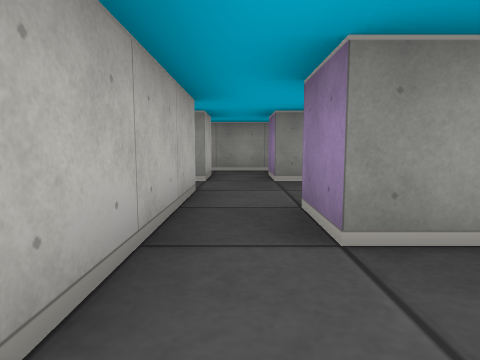
[1] (above)

13 first-person views from a walk through a cub3D ray-caster map. The camera is about half as high as the walls, tilts 6° down and sees 75° across. The floor is counted in squares. Each view is taken from the middle of a square. On the plan, view 1 faces up. The plan holds only what a view shows up to about 9 squares ahead; the rest is blank. The place goes on beyond the plan.

[2]
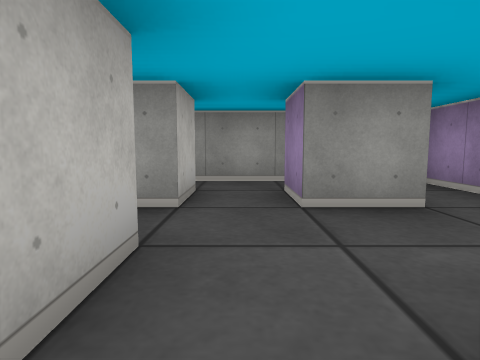

[3]
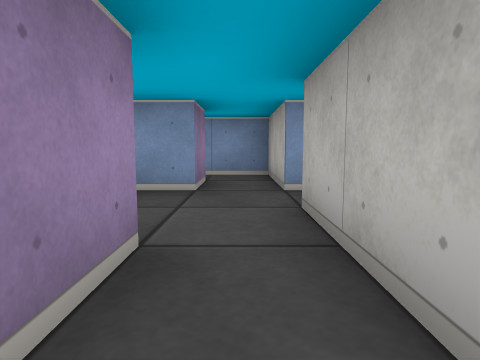

[4]
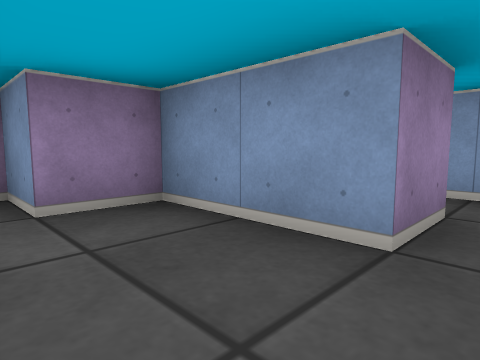

[5]
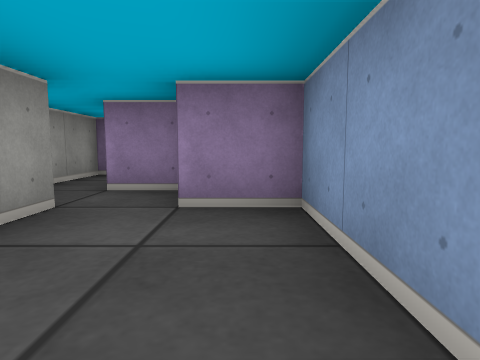

[6]
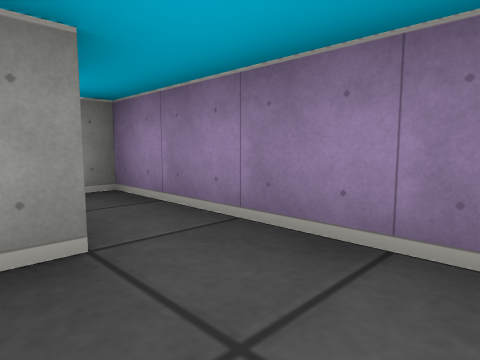

[7]
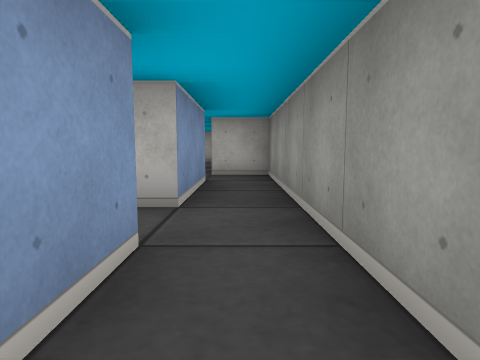

[8]
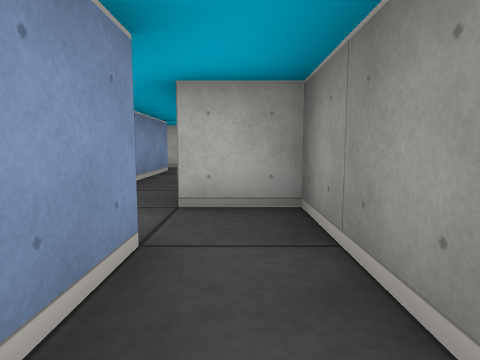

[9]
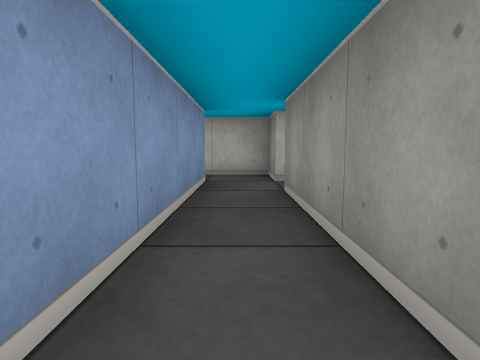

[10]
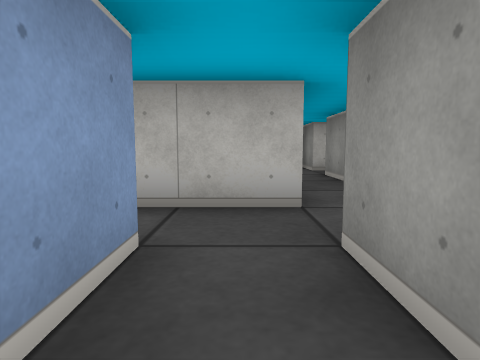

[11]
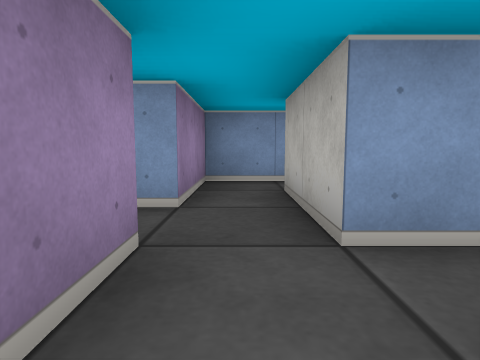

[12]
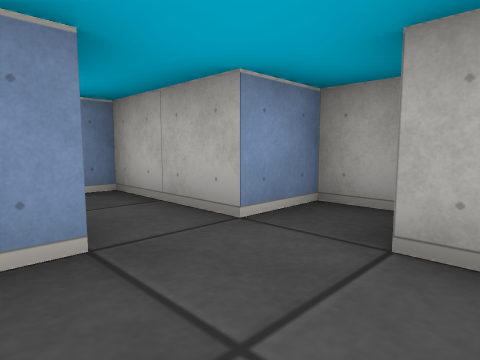

[13]
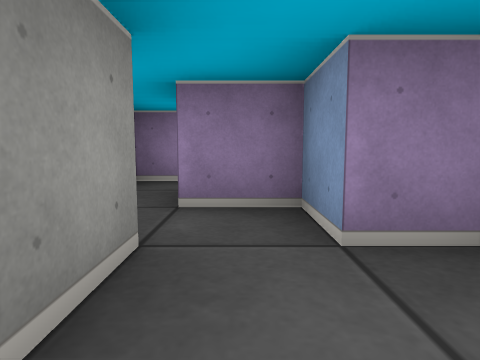

### Floor plan
Ten units are one square. View 1 is at (0, 0); x grows to the right and y downward. Boxes are objects, and circles mark ways between rooms. Rooms are numbered by the first view taken in them; rooms with no view inside come last. Other rooms are left out.
<svg viewBox="-90 -70 150 85">
<path fill="none" stroke="#000" d="M25 -15 5 -15 5 -25M5 5 25 5 25 -5 35 -5 35 -15M-5 -25 -5 -5M-15 -2 -15 5M55 -19 55 -25 41 -25M-5 -35 -5 -25M16 -45 5 -45 5 -55 15 -55M-25 -55 -5 -55 -5 -45 -25 -45M-25 -35 -15 -35M25 -31 25 -65 -25 -65M-75 -45 -35 -45 -35 -35M-75 -55 -85 -55 -85 -42M-25 -45 -25 -55M-25 -65 -35 -65 -35 -55 -65 -55M-35 -35 -35 -25M-38 -15 -25 -15 -25 -35"/>
<circle cx="0" cy="-20" r="3" fill="#2a7"/>
<circle cx="-15" cy="-40" r="3" fill="#2a7"/>
<circle cx="-15" cy="-60" r="3" fill="#2a7"/>
<circle cx="-30" cy="-30" r="3" fill="#2a7"/>
<text x="20" y="-10">1</text>
<text x="0" y="-50">2</text>
<text x="-50" y="-50">3</text>
<text x="-30" y="-30">4</text>
</svg>
Room 1 opens to room 2. Room 2 opens to room 3. Room 3 opens to room 4.

Where each view was taken, in squares from view 1:
view 1: 0 up, 0 right, facing up
view 2: 2 up, 0 right, facing up
view 3: 3 up, 0 right, facing down
view 4: 1 up, 0 right, facing down-right
view 5: 0 up, 0 right, facing right
view 6: 3 up, 1 right, facing up-right
view 7: 6 up, 2 right, facing left
view 8: 6 up, 1 left, facing left
view 9: 5 up, 3 left, facing left
view 10: 4 up, 1 left, facing left
view 11: 6 up, 3 left, facing down
view 12: 1 up, 1 right, facing down-left
view 13: 1 up, 1 right, facing right
